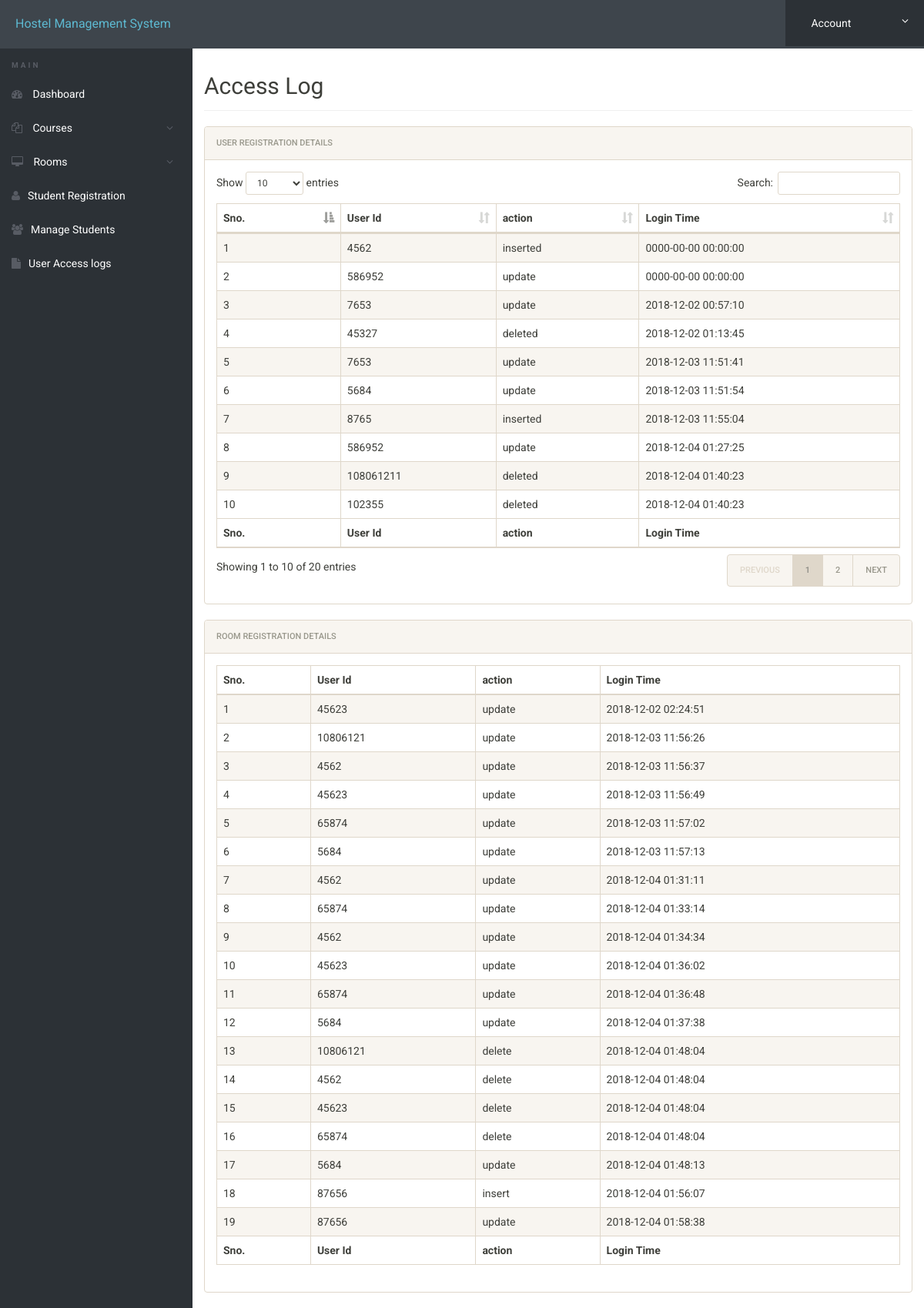
The page /admin/access-log.php (signed in) on the database as committed earlier.
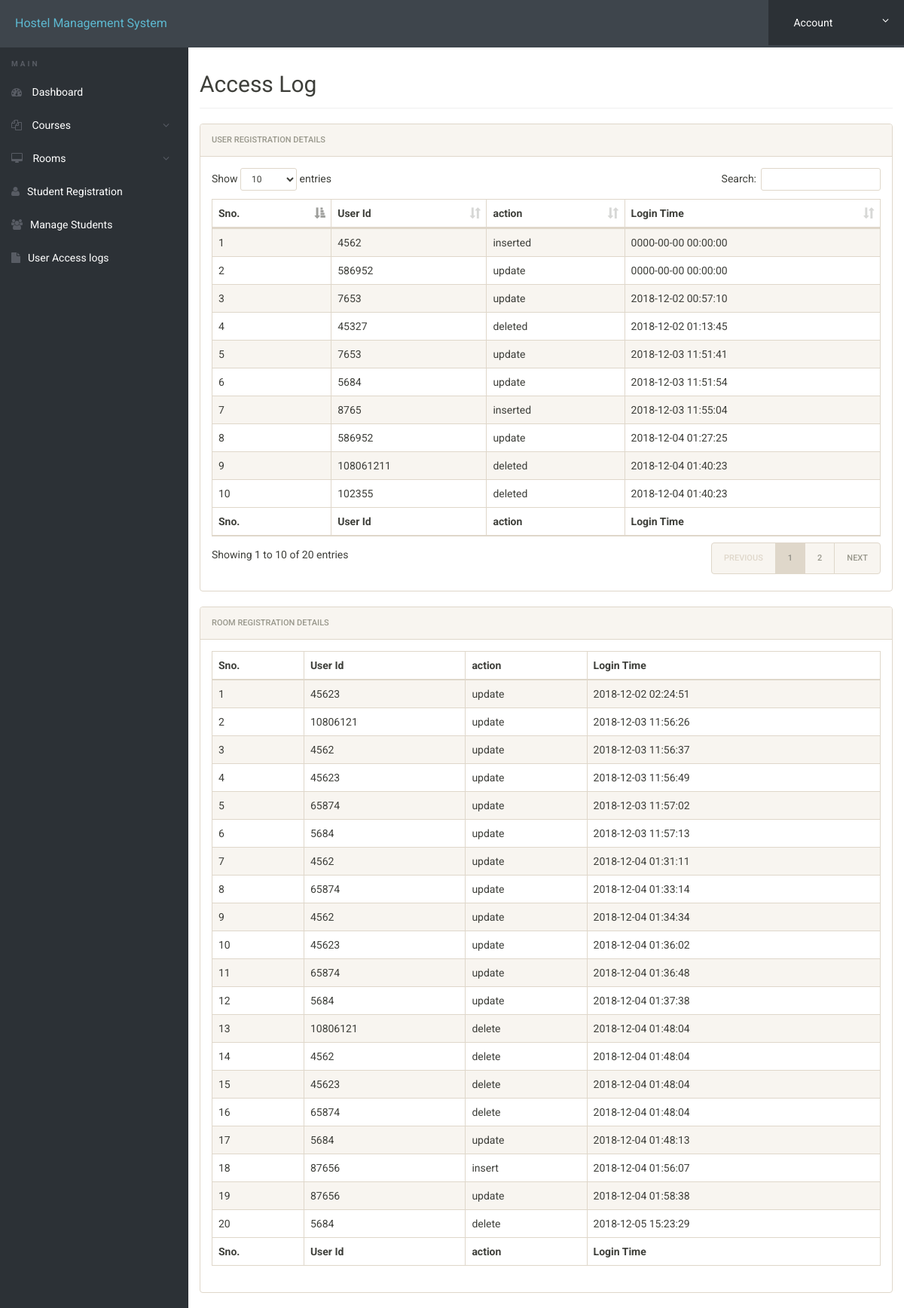
The same page on the database as committed later.
### tables this page shows
CREATE TABLE `ulogs` (
  `id` int(11) NOT NULL,
  `userid` int(11) NOT NULL,
  `action` varchar(20) NOT NULL,
  `cdate` datetime NOT NULL
);

CREATE TABLE `alogs` (
  `id` int(11) NOT NULL,
  `userid` int(11) NOT NULL,
  `action` varchar(20) NOT NULL,
  `cdate` datetime NOT NULL
);

### admin/access-log.php (the view, shortened to what this page needs)
<?php
include('includes/config.php');
?>
<!doctype html>
<html lang="en" class="no-js">
<head>
	<link rel="stylesheet" href="css/font-awesome.min.css">
	<link rel="stylesheet" href="css/bootstrap.min.css">
	<link rel="stylesheet" href="css/dataTables.bootstrap.min.css">
	<link rel="stylesheet" href="css/bootstrap-social.css">
	<link rel="stylesheet" href="css/bootstrap-select.css">
	<link rel="stylesheet" href="css/fileinput.min.css">
	<link rel="stylesheet" href="css/awesome-bootstrap-checkbox.css">
	<link rel="stylesheet" href="css/style.css">
</head>
<body>
	<?php include('includes/header.php');?>
	<div class="ts-main-content" style="margin-top:5%">
			<?php include('includes/sidebar.php');?>
		<div class="content-wrapper">
			<div class="container-fluid">
				<div class="row">
					<div class="col-md-12">
						<h2 class="page-title">Access Log</h2>
						<div class="panel panel-default">
							<div class="panel-heading">User Registration Details</div>
							<div class="panel-body">
								<table id="zctb" class="display table table-striped table-bordered table-hover" cellspacing="0" width="100%">
									<thead>
										<tr>
											<th>Sno.</th>
											<th>User Id</th>
											<th>action</th>
											<th>Login Time</th>
										</tr>
									</thead>
									<tfoot>
										<tr>
											<th>Sno.</th>
											<th>User Id</th>
											<th>action</th>
											<th>Login Time</th>
										</tr>
									</tfoot>
									<tbody>
<?php
$ret="select * from ulogs";
$stmt= $mysqli->prepare($ret) ;
$stmt->execute() ;
$res=$stmt->get_result();
$cnt=1;
while($row=$res->fetch_object())
	  {
	  	?>
<tr><td><?php echo $cnt;;?></td>
<td><?php echo $row->userid;?></td>
<td><?php echo $row->action;?></td>
<td><?php echo $row->cdate;?></td>
										</tr>
									<?php
$cnt=$cnt+1;
									 } ?>
									</tbody>
								</table>
							</div>
						</div>
						<div class="panel panel-default">
							<div class="panel-heading">Room registration Details</div>
							<div class="panel-body">
								<table id="zctb" class="display table table-striped table-bordered table-hover" cellspacing="0" width="100%">
									<thead>
										<tr>
											<th>Sno.</th>
											<th>User Id</th>
											<th>action</th>
											<th>Login Time</th>
										</tr>
									</thead>
									<tfoot>
										<tr>
											<th>Sno.</th>
											<th>User Id</th>
											<th>action</th>
											<th>Login Time</th>
										</tr>
									</tfoot>
									<tbody>
<?php
$ret="select * from alogs";
$stmt= $mysqli->prepare($ret) ;
$stmt->execute() ;
$res=$stmt->get_result();
$cnt=1;
while($row=$res->fetch_object())
	  {
	  	?>
<tr><td><?php echo $cnt;;?></td>
<td><?php echo $row->userid;?></td>
<td><?php echo $row->action;?></td>
<td><?php echo $row->cdate;?></td>
										</tr>
									<?php
$cnt=$cnt+1;
									 } ?>
									</tbody>
								</table>
							</div>
						</div>
					</div>
				</div>
			</div>
		</div>
	</div>
</body>
</html>

Rows that differ between the two databases and show on the page:
added alogs: userid "5684", action "delete", cdate "2018-12-05 15:23:29"
